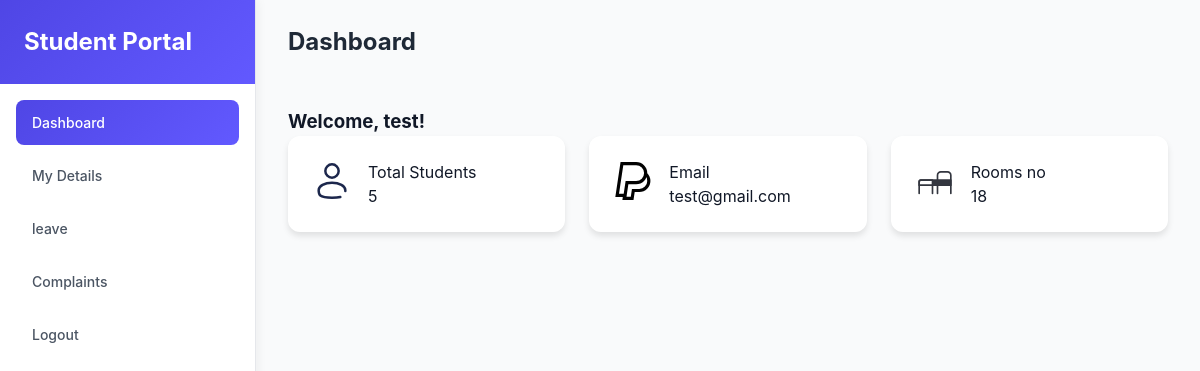
The page /s-dashboard.php (signed in) on the database its author committed.
### tables this page shows
CREATE TABLE IF NOT EXISTS `student_log` (
  `id` int NOT NULL AUTO_INCREMENT,
  `name` varchar(100) NOT NULL,
  `email` varchar(100) NOT NULL,
  `password` varchar(255) NOT NULL,
  `guardian_name` varchar(100) NOT NULL,
  `guardian_mobile` varchar(15) NOT NULL,
  `user_mobile` varchar(15) NOT NULL,
  `course` varchar(100) NOT NULL,
  `college_year` varchar(10) NOT NULL,
  `college_name` varchar(100) NOT NULL,
  `birthday` date NOT NULL,
  `age` int NOT NULL,
  `address` text NOT NULL,
  `starting_date` date NOT NULL,
  `room_number` varchar(50) DEFAULT NULL,
  `status` int DEFAULT '0',
  PRIMARY KEY (`id`),
  UNIQUE KEY `email` (`email`)
);

### s-dashboard.php (the view, shortened to what this page needs)
<?php
$conn = new mysqli("localhost", "root", "", "ms");
$student_id = $_SESSION['student_id'];
$query = "SELECT * FROM student_log WHERE id = ?";
$stmt = $conn->prepare($query);
$stmt->bind_param("i", $student_id);
$stmt->execute();
$result = $stmt->get_result();
$student = $result->fetch_assoc();
$sql_students = "SELECT COUNT(*) AS total_students FROM student_log";
$result_students = $conn->query($sql_students);
$row_students = $result_students->fetch_assoc();
$total_students = $row_students['total_students'];
?>
<!DOCTYPE html>
<html lang="en">
<head>
</head>
<body>
    <div class="app">
        <div class="sidebar">
            <div class="sidebar-header">
                <h1>Student Portal</h1>
            </div>
            <div class="sidebar-nav">
                <a class="nav-item active" href="s-dashboard.php">Dashboard</a>
                <a class="nav-item" href="s-detail.php">My Details</a>
                <a class="nav-item" href="s-leave.php">leave</a>
                <a class="nav-item" href="s-complaints.php">Complaints</a>
                <a class="nav-item" href="s-logout.php">Logout</a>
            </div>
        </div>
        <div class="main-content">
            <div class="dashboard">
                <h2>Dashboard</h2><br>
                <h3>Welcome, <?= htmlspecialchars($student['name']) ?>!</h3>
            </div>
            <div class="stats-grid">
                <div class="stat-card">
                    <div class="stat-icon blue"><img src="img/user.svg" alt="total students"></div>
                    <div class="stat-info">
                        <div class="stat-label">Total Students</div>
                        <div class="stat-value"><p><?= $total_students ?></p></div>
                    </div>
                </div>
                <div class="stat-card">
                    <div class="stat-icon green"><img src="img/fees.svg" alt="total fees"></div>
                    <div class="stat-info">
                        <div class="stat-label">Email</div>
                        <div><p><?= htmlspecialchars($student['email']) ?></p></div>
                    </div>
                </div>
                <div class="stat-card">
                    <div class="stat-icon yellow"><img src="img/room.svg" alt="rooms occupied"></div>
                    <div class="stat-info">
                        <div class="stat-label">Rooms no</div>
                        <div class="stat-value"><p><?= htmlspecialchars($student['age']) ?></p></div>
                    </div>
                </div>
            </div>
        </div>
    </div>
</body>
</html>

### s-dashboard.php (style rules this page uses)
* { margin: 0; padding: 0; box-sizing: border-box; }
body { font-family: -apple-system, BlinkMacSystemFont, "Segoe UI", Roboto, "Helvetica Neue", Arial, sans-serif; background-color: rgb(249, 250, 251); color: rgb(17, 24, 39); line-height: 1.5; }
.app { min-height: 100vh; display: flex; }
.sidebar { width: 256px; background-color: white; border-right: 1px solid rgb(229, 231, 235); display: flex; flex-direction: column; position: fixed; top: 0; bottom: 0; box-shadow: 2px 0 10px rgba(0, 0, 0, 0.05); }
.sidebar-header { padding: 1.5rem; background: linear-gradient(135deg, rgb(79, 70, 229), rgb(98, 89, 255)); color: white; }
.sidebar-header h1 { font-size: 1.5rem; font-weight: 700; }
.sidebar-nav { flex: 1; padding: 1rem; }
.nav-item { width: 100%; display: flex; align-items: center; padding: 0.75rem 1rem; margin-bottom: 0.5rem; border-radius: 0.5rem; color: rgb(75, 85, 99); font-size: 0.875rem; font-weight: 500; text-decoration: none; transition: all 0.3s ease; }
.nav-item.active { background: linear-gradient(135deg, rgb(79, 70, 229), rgb(98, 89, 255)); color: white; }
.main-content { flex: 1; padding: 1.5rem 2rem; margin-left: 256px; }
.dashboard h2 { font-size: 1.5rem; font-weight: 700; color: rgb(31, 41, 55); margin-bottom: 1.5rem; }
.stats-grid { display: grid; grid-template-columns: repeat(auto-fit, minmax(240px, 1fr)); gap: 1.5rem; margin-bottom: 2rem; }
.stat-card { background-color: white; padding: 1.5rem; border-radius: 0.75rem; box-shadow: 0 4px 6px rgba(0, 0, 0, 0.1); display: flex; align-items: center; transition: transform 0.3s ease, box-shadow 0.3s ease; }
.stat-card img { width: 40px; height: 40px; margin-right: 1rem; }
.dashboard h3 { animation: fadeIn 1s ease-in-out; }
.stat-card { animation: fadeIn 0.5s ease-in-out; }
.stat-card:nth-child(1) { animation-delay: 0.2s; }
.stat-card:nth-child(2) { animation-delay: 0.4s; }
.stat-card:nth-child(3) { animation-delay: 0.6s; }

### rows shown on the page
student_log: name "test", email "test@gmail.com", age "18"

### other values the page prints
$total_students "5"
